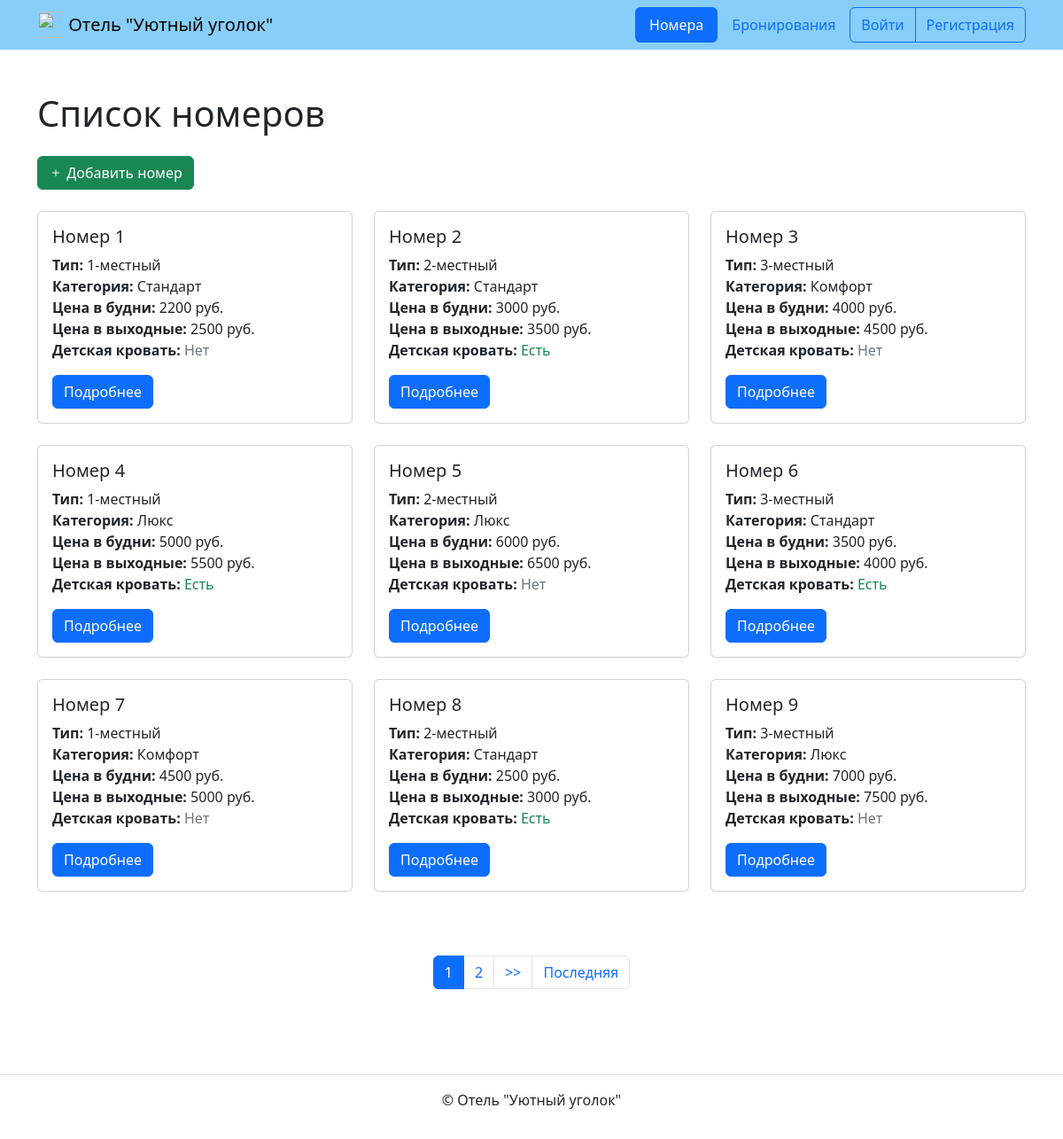
/rooms/, run on the app's committed database.
### bookings/models.py (models this page shows, shortened)
class Room(models.Model):
    TYPE_CHOICES = [
        (1, '1-местный'),
        (2, '2-местный'),
        (3, '3-местный'),
    ]
    CATEGORY_CHOICES = [
        ('стандарт', 'Стандарт'),
        ('комфорт', 'Комфорт'),
        ('люкс', 'Люкс'),
    ]
    type = models.IntegerField(choices=TYPE_CHOICES, verbose_name='Тип номера')
    category = models.CharField(
        max_length=10,
        choices=CATEGORY_CHOICES,
        verbose_name='Категория номера'
    )
    has_baby_cot = models.BooleanField(
        default=False,
        verbose_name='Детская кровать'
    )
    weekday_price = models.DecimalField(
        max_digits=10,
        decimal_places=2,
        verbose_name='Цена в будни'
    )
    weekend_price = models.DecimalField(
        max_digits=10,
        decimal_places=2,
        verbose_name='Цена в выходные'
    )
    class Meta:
        verbose_name = 'Номер'
        verbose_name_plural = 'Номера'

### bookings/views.py (the view)
# urls.py: path('rooms/', views.RoomListView.as_view(), name='room_list'),
class RoomListView(ListView):
    model = Room
    template_name = 'bookings/room_list.html'
    context_object_name = 'rooms'
    paginate_by = 9

### templates/bookings/room_list.html (shortened to what this page needs)
{% extends 'base.html' %}
{% load django_bootstrap5 %}
{% block content %}
  <h1 class="mb-4">Список номеров</h1>
  <div class="mb-4">
    <a href="{% url 'bookings:room_create' %}" class="btn btn-success">
      <i class="bi bi-plus"></i> Добавить номер
    </a>
  </div>
  <div class="row">
    {% for room in rooms %}
      <div class="col-md-4 mb-4">
        <div class="card">
          <div class="card-body">
            <h5 class="card-title">Номер {{ room.id }}</h5>
            <p class="card-text">
              <strong>Тип:</strong> {{ room.get_type_display }}<br>
              <strong>Категория:</strong> {{ room.get_category_display }}<br>
              <strong>Цена в будни:</strong> {{ room.weekday_price|floatformat:"0" }} руб.<br>
              <strong>Цена в выходные:</strong> {{ room.weekend_price|floatformat:"0" }} руб.<br>
              <strong>Детская кровать:</strong>
              <span class="{% if room.has_baby_cot %}text-success{% else %}text-secondary{% endif %}">
                {% if room.has_baby_cot %}Есть{% else %}Нет{% endif %}
              </span>
            </p>
            <a href="{% url 'bookings:room_detail' room.id %}" class="btn btn-primary">
              Подробнее
            </a>
          </div>
        </div>
      </div>
    {% endfor %}
  </div>
  {% include 'includes/paginator.html' %}
{% endblock %}

### templates/base.html (shortened to what this page needs)
{% load static %}
{% load django_bootstrap5 %}
<!DOCTYPE html>
<html lang="ru">
  <head>
    <link href="https://cdn.jsdelivr.net/npm/bootstrap-icons@1.8.1/font/bootstrap-icons.css" rel="stylesheet">
    {% bootstrap_css %}
  </head>
  <body>
    {% include "includes/header.html" %}
    <main>
      <div class="container py-5">
        {% block content %}{% endblock %}
      </div>
    </main>
    {% include "includes/footer.html" %}
  </body>
</html>

### templates/includes/header.html
{% load static %}
<header>
  <nav class="navbar navbar-light" style="background-color: lightskyblue">
    <div class="container">
      <a class="navbar-brand" href="{% url 'bookings:room_list' %}">
        <img src="{% static 'img/logo.png' %}" width="30" height="30" class="d-inline-block align-top" alt="">
        Отель "Уютный уголок"
      </a>
      {% with request.resolver_match.view_name as view_name %}
        <ul class="nav nav-pills">
          <li class="nav-item">
            <a class="nav-link {% if view_name == 'bookings:room_list' %}active{% endif %}" href="{% url 'bookings:room_list' %}">
              Номера
            </a>
          </li>
          <li class="nav-item">
            <a class="nav-link {% if view_name == 'bookings:booking_list' %}active{% endif %}" href="{% url 'bookings:booking_list' %}">
              Бронирования
            </a>
          </li>
          {% if user.is_authenticated %}
            <div class="btn-group" role="group" aria-label="Basic outlined example">
              <button type="button" class="btn btn-outline-primary">
                <a class="text-decoration-none text-reset" href="{% url 'bookings:booking_create' %}">
                  Создать бронирование
                </a>
              </button>
              <button type="button" class="btn btn-outline-primary">
                <a class="text-decoration-none text-reset" href="{% url 'logout' %}">
                  Выйти
                </a>
              </button>
            </div>
          {% else %}
            <div class="btn-group" role="group" aria-label="Basic outlined example">
              <button type="button" class="btn btn-outline-primary">
                <a class="text-decoration-none text-reset" href="{% url 'login' %}">
                  Войти
                </a>
              </button>
              <button type="button" class="btn btn-outline-primary">
                <a class="text-decoration-none text-reset" href="{% url 'registration' %}">
                  Регистрация
                </a>
              </button>
            </div>
          {% endif %}
        </ul>
      {% endwith %}
    </div>
  </nav>
</header>

### templates/includes/paginator.html (shortened to what this page needs)
{% if page_obj.has_other_pages %}
  <nav aria-label="Page navigation" class="my-5">
    <ul class="pagination justify-content-center">
      {% for i in page_obj.paginator.page_range %}
        {% if page_obj.number == i %}
          <li class="page-item active">
            <span class="page-link">{{ i }}</span>
          </li>
        {% else %}
          <li class="page-item">
            <a class="page-link" href="?page={{ i }}{% if sort_field %}&sort={{ sort_field }}{% endif %}{% if selected_room %}&room={{ selected_room.id }}{% endif %}">{{ i }}</a>
          </li>
        {% endif %}
      {% endfor %}
      {% if page_obj.has_next %}
        <li class="page-item">
          <a class="page-link" href="?page={{ page_obj.next_page_number }}{% if sort_field %}&sort={{ sort_field }}{% endif %}{% if selected_room %}&room={{ selected_room.id }}{% endif %}">
            >>
          </a>
        </li>
        <li class="page-item">
          <a class="page-link" href="?page={{ page_obj.paginator.num_pages }}{% if sort_field %}&sort={{ sort_field }}{% endif %}{% if selected_room %}&room={{ selected_room.id }}{% endif %}">
            Последняя
          </a>
        </li>
      {% endif %}
    </ul>
  </nav>
{% endif %}

### templates/includes/footer.html
<footer class="border-top text-center py-3">
    <p>© Отель "Уютный уголок"</p>
  </footer>

### data on the page
Room: id "1", type "1-местный", category "Стандарт", weekday_price "2200", weekend_price "2500", has_baby_cot "Нет"
Room: id "2", type "2-местный", category "Стандарт", weekday_price "3000", weekend_price "3500", has_baby_cot "Есть"
Room: id "3", type "3-местный", category "Комфорт", weekday_price "4000", weekend_price "4500", has_baby_cot "Нет"
Room: id "4", type "1-местный", category "Люкс", weekday_price "5000", weekend_price "5500", has_baby_cot "Есть"
Room: id "5", type "2-местный", category "Люкс", weekday_price "6000", weekend_price "6500", has_baby_cot "Нет"
Room: id "6", type "3-местный", category "Стандарт", weekday_price "3500", weekend_price "4000", has_baby_cot "Есть"
Room: id "7", type "1-местный", category "Комфорт", weekday_price "4500", weekend_price "5000", has_baby_cot "Нет"
Room: id "8", type "2-местный", category "Стандарт", weekday_price "2500", weekend_price "3000", has_baby_cot "Есть"
Room: id "9", type "3-местный", category "Люкс", weekday_price "7000", weekend_price "7500", has_baby_cot "Нет"

### other printed values
{{ i }} "1"
{{ i }} "2"
